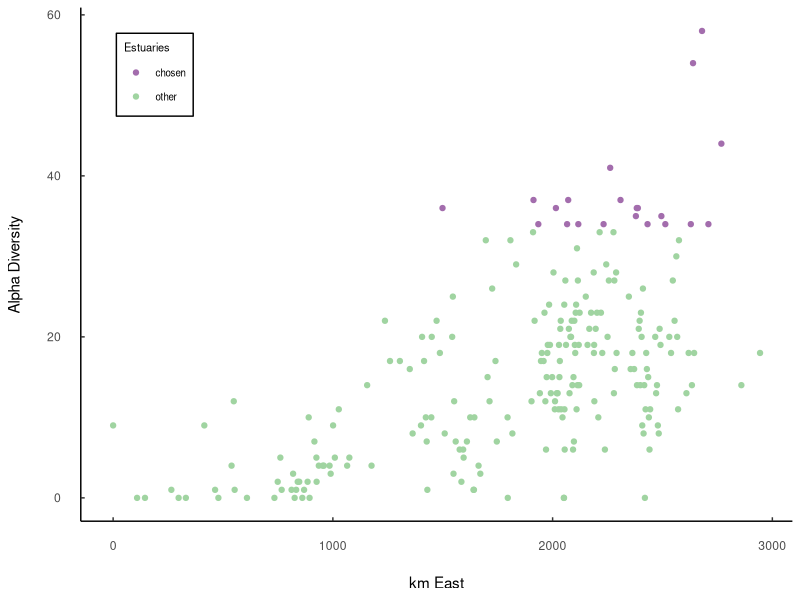
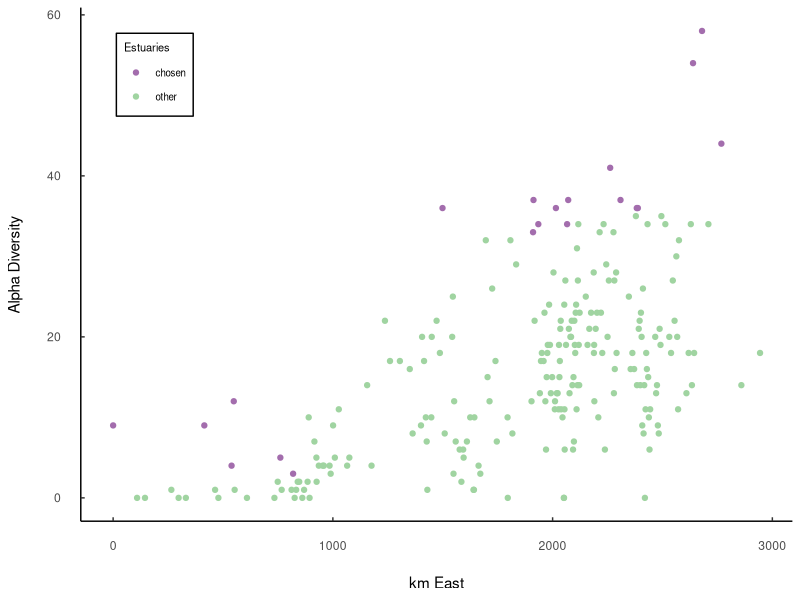
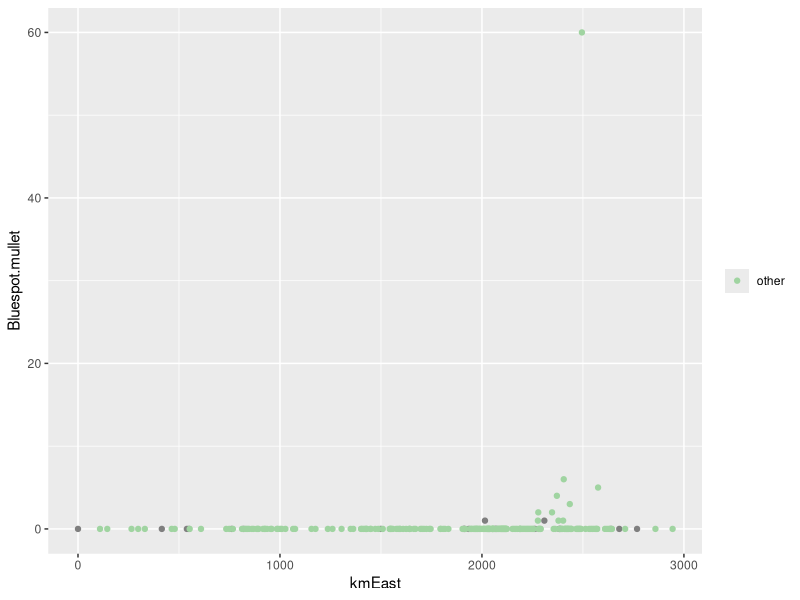
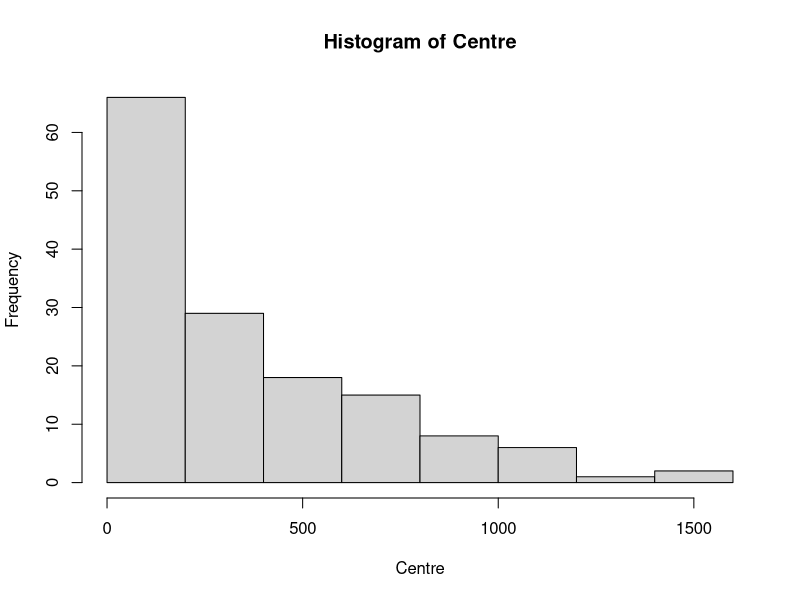
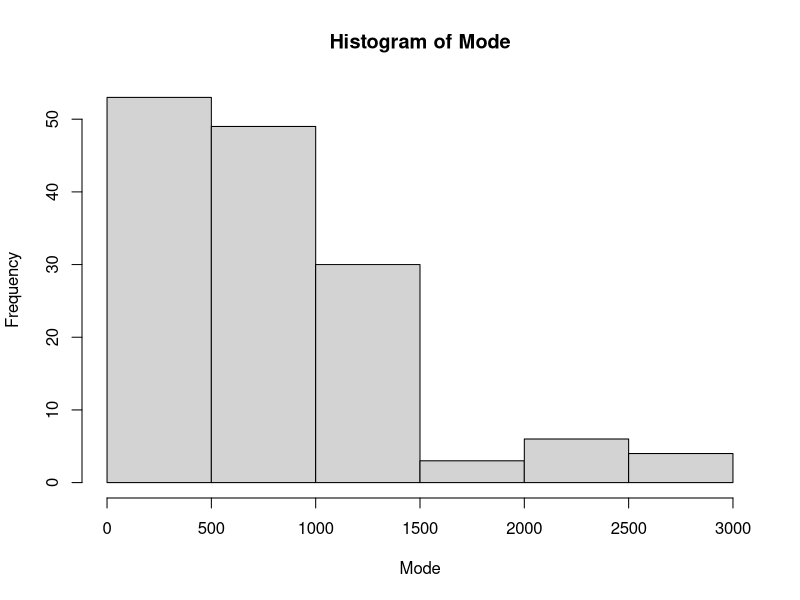
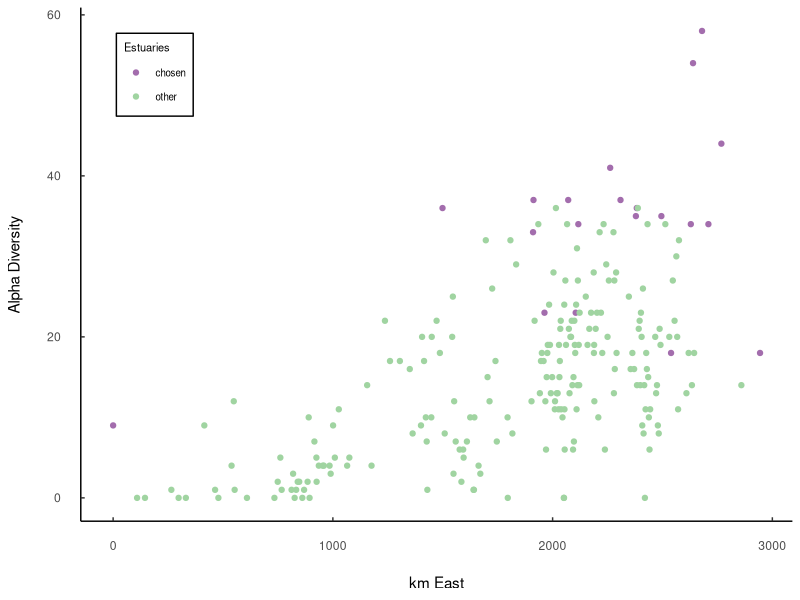
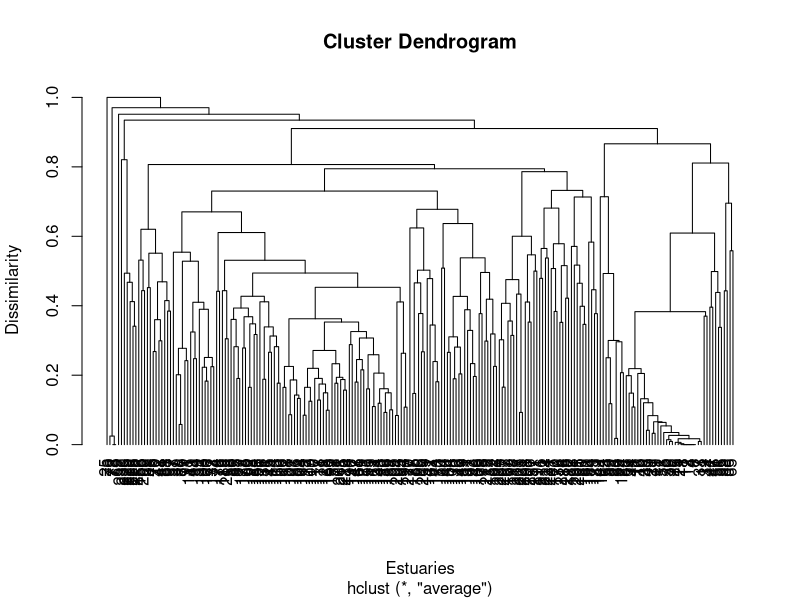
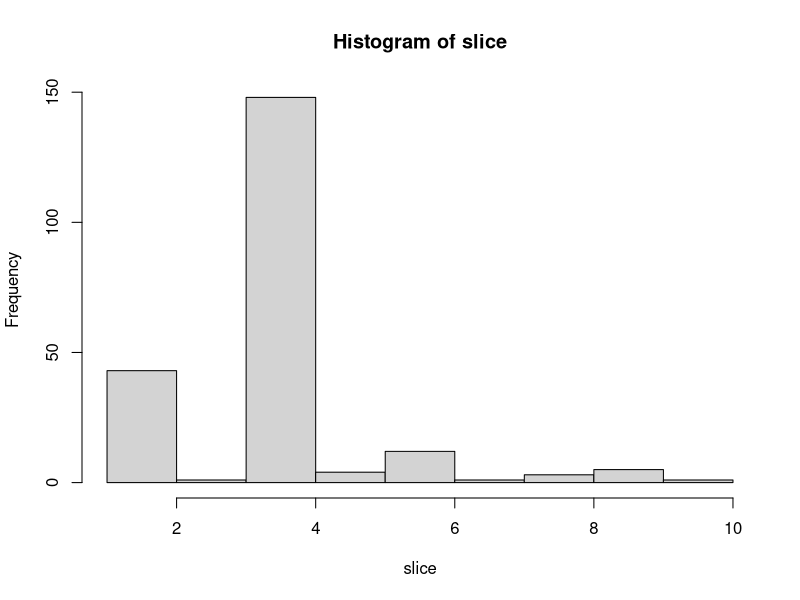

R code for these plots, in order: (Note: a time limit stopped this script after it produced the figures.)
# Marine Spatial Planning Module - Colin Attwood
# Not just an ecological problem but social and economic too - we're ignoring that for now
# You want to spread the protected areas around the country whilest conserving the largest number of species possible

ED <- read.csv("EstuaryFishSurveyData.csv")
install.packages("vegan")
library(vegan)
install.packages("dplyr")
library(dplyr)
install.packages("ggplot2")
library(ggplot2)
install.packages("patchwork")
library(patchwork)

#Getting rid of NAs in the data set 
ED[is.na(ED)] <- 0

# Specnumber 
#this is a function in the vegan package that allows you to sus out the alpha diversity (species richness) of the eastuaries
alpha <- specnumber(ED[4:148]) 
ED$alpha <- specnumber(ED[4:148]) #created a new column with the alpha diversity in ED

### Chunk 1
# Using Colin's code to order the data in descending alpha diversity
ED <- ED[order(-ED$alpha),]
ED

# Extracting the names of the top 20 most diverse estuaries
Alphalist <- ED[1:20,1]
Alphalist

# To ensure that the graph makes sense (geographically sound), flip kmWest to create a new column - kmEast
ED$kmEast <- 2947 - ED$kmWest

# Create a column for top 20 alpha diversity and others
ED$highlight <- ifelse(rank(-ED$alpha) <=20, "chosen", "other")

# Create a scatter plot showing the top 20 eastuaries in terms of alpha diversity
G1 <- ggplot(ED, aes(x = kmEast, y = alpha)) + 
  geom_point(aes(color = highlight)) +
  scale_color_manual(values = c("chosen" = "#A36DAD", "other" = "#A0D4A1")) +
  xlab("km East") +
  ylab ("Alpha Diversity")+
  labs(color = "Estuaries")+
  theme(legend.title = element_text(size = 8),
        legend.position = c(0.05, 0.95),
        legend.justification = c(0, 1),
        legend.background = element_rect(color = "black", size = 0.5, linetype = "solid"),  
        legend.text = element_text(size = 7),
        panel.border=element_blank(), panel.background=element_blank(), panel.grid = element_blank(), 
        axis.ticks.length=unit(-0.1, "cm"), 
        axis.text.x = element_text(margin=unit(c(0.5,0.5,0.5,0.5), "cm")), axis.text.y = element_text(margin=unit(c(0.5,0.5,0.5,0.5), "cm")), 
        axis.line = element_line())

G1

# Or Colin's way in separating the top 20 from the others
ED$alphalist <- 0
ED$alphalist[1:20] <- 1
# Then just color these -> Colin

# Now we're trying to see the gamma diversity - trying to see the number of different species that would be protected if we chose these
# We can use specnumber in the vegan package for this
# In essense we're sussing the top 20 estuaries by splitting them into biogeographic zones (BZ) and getthing 6 from the WC and 7 from the SC and EC
# In other word - we want to richness without the abundance
alphaout <- specnumber(ED[4:148], groups = ED$alphalist)
alphaout # output: 0 = 121; 1 = 116 ~ that's 80%


### Chunk 2
# Then order the data to both BZ and alpha
ED <- ED[order(ED$BZ,-ED$alpha),]

# Create a column for the richness with the different BZs 
ED$alphabz <- 0
ED$alphabz[1:7] <- 1 # tagging the first 6 from the East Coast
ED$alphabz[91:97] <- 1 # tagging the first 7 from the South Coast
ED$alphabz[207:212] <- 1 # tagging the first 7 from the West Coast
ED$alphabz

# Then another column for the highlighted BZ x alpha
ED$highlightBZ <- ifelse(rank(-ED$alphabz) <=20, "chosen", "other")

# Create a plot for BZ x alpha
G2 <- ggplot(ED, aes(x = kmEast, y = alpha)) + 
  geom_point(aes(color = highlightBZ)) +
  scale_color_manual(values = c("chosen" = "#A36DAD", "other" = "#A0D4A1")) +
  xlab("km East") +
  ylab ("Alpha Diversity")+
  labs(color = "Estuaries")+
  theme(legend.title = element_text(size = 8),
        legend.position = c(0.05, 0.95),
        legend.justification = c(0, 1),
        legend.background = element_rect(color = "black", size = 0.5, linetype = "solid"),  
        legend.text = element_text(size = 7),
        panel.border=element_blank(), panel.background=element_blank(), panel.grid = element_blank(), 
        axis.ticks.length=unit(-0.1, "cm"), 
        axis.text.x = element_text(margin=unit(c(0.5,0.5,0.5,0.5), "cm")), axis.text.y = element_text(margin=unit(c(0.5,0.5,0.5,0.5), "cm")), 
        axis.line = element_line())
G2

#Extracting the names of these estuaries
AlphaBZlistEC <- ED[1:7,1]
AlphaBZlistSC <- ED[91:97,1]
AlphaBZlistWC <- ED[207:212,1]

AlphaBZlistEC
AlphaBZlistSC
AlphaBZlistWC

# How many species are in the alphabz list
alphabzout <- specnumber(ED[4:148], groups = ED$alphabz)
alphabzout # output : 0 = 120; 1 = 122 ~ that's 84%

### Chunk 3
# We are going to figure out the mid ranges of each species
# Problem also because some species have a bi modal dbn

G3 <- ggplot(ED, aes(x = kmEast, y = Bluespot.mullet)) + 
  geom_point(aes(color = highlightBZ)) +
  scale_color_manual(values = c("top20alphabz" = "#A36DAD", "other" = "#A0D4A1"))+
  theme(legend.title = element_blank())
G3



# Chunk 4
# Order data by kmWest
ED <- ED[order(-ED$kmWest),]
ED
# Creating vectors for Western Limit, Eastern Limit, Range, and Centre 
WL <- array(0, c(145))
WL

EL <- array(0, c(145))
EL

Range <- array(0, c(145))
Range

Centre <- array(0, c(145))
Centre

Mode <- array(0, c(145))
Mode

max <- 0

# Now we're going to make loops
for(i in 1:145){ # this is the species loop
  max <- 0
  for(j in 1:232){ # this is the estuary loop
    if(ED[j, i+3]>0){EL[i] <- ED[j,2]}
    if(ED[j, i+3]>max){
      Mode[i] <- ED[j, 2]
      max <- ED[j,i+3]
    }
  }
  for(j in 232:1){ # this is the estuary loop bottom up
    if(ED[j, i+3]>0){WL[i] <- ED[j,2]}
  }
  Range[i] <- WL[i] - EL[i] # range is between the two limits
  Centre[i] <- (WL[i]-EL[i])/2
}
 
EL   
WL
Range
Mode
Centre

hist(Centre)
hist(Mode)

# Getting the top 20 estuaries by best modes
# get names of estuaries most frequently in modes
freq <- table(Mode) # get frequencies of different estuaries 
sortfreq <- sort(freq, decreasing = TRUE) # sort for highest freqs first 
sortfreq
top20range <- c(179, 267, 308, 1448, 1034, 1036, 3, 238, 408, 452, 876, 2947, 568, 685, 830, 842, 984, 318, 564, 638) # take top 20 most frequent modes 
midranges <- ED$Estuary[match(top20range, ED$kmWest)] # match the km values to the estuary name 

# in retro I have taken the top 25 cross referenced the last 8 with the most biodiverse estuaries and found that three corresponded and included them (the last 3) into the list (I shifted 20 to 21)
midranges

# Creating a mode list
ED$modelist <- 0
# List of locations to set modelist to 1
locations <- c("St Lucia", "Mlalazi", "Matigulu/Nyoni", "Knysna", "Kariega", "Bushmans", "Kosi", "Mfolozi/Msunduzi", "Manzimtoti", "Mkomazi", "Kwelera", "Orange", "Mtentu", "Mngazana", "Ngqusi/Inxaxo", "Great Kei", "Great Fish", "Zinkwasi", "Mzamba", "Mntafufu")
# Set modelist to 1
ED <- ED %>%
  mutate(modelist = ifelse(ED$Estuary %in% locations, 1, 0))

# Highlight 
ED$highlightmode <- ifelse(rank(-ED$modelist) <=20, "chosen", "other")
# Create a graph
G4 <- ggplot(ED, aes(x = kmEast, y = alpha)) + 
  geom_point(aes(color = highlightmode)) +
  scale_color_manual(values = c("chosen" = "#A36DAD", "other" = "#A0D4A1"))+
  xlab("km East") +
  ylab ("Alpha Diversity") +
  labs(color = "Estuaries")+
  theme(legend.title = element_text(size = 8),
        legend.position = c(0.05, 0.95),
        legend.justification = c(0, 1),
        legend.background = element_rect(color = "black", size = 0.5, linetype = "solid"),  
        legend.text = element_text(size = 7),
        panel.border=element_blank(), panel.background=element_blank(), panel.grid = element_blank(), 
        axis.ticks.length=unit(-0.1, "cm"), 
        axis.text.x = element_text(margin=unit(c(0.5,0.5,0.5,0.5), "cm")), axis.text.y = element_text(margin=unit(c(0.5,0.5,0.5,0.5), "cm")), 
        axis.line = element_line())
G4

# Check how many species are saved in this
modeout <- specnumber(ED[4:148], groups = ED$modelist)
modeout # output: 0 = 107; 1 = 128 ~ that's 88%


# Chunk 5
# Dendogram, split estuaries in each group, choose ten groups, order data by group then by diversity in group, then choose top 2 entries of each group
## Sppcomplist
# There is an estuary without fish - we need to subset the data to exclude that one
# Cannot run a dendogram with EMPTY ESTUARIES

ED <- subset(ED, alpha >0)
nrow(ED) # 218 left

ED_deco <- decostand(ED[,c(4:148)], method = "total") # "total tell us more about the proportions of the fish that occur in each estuary - instead of just focusing on raw abundance numbers because we're interested in spp comp not spp numbers
ED_deco # this has taken the numbers and reduced them to proportions

ED_dist <- vegdist(ED_deco, method = "bray") # using the proportion dataset we're working out the dissimilarity bt ea estuary by using the bray-curtis measure of dissimilarity
ED_dist # gives you the dissimilary number but now need a graph - ask R to dra a dendrogram to compare these data

ED_clust <- hclust(ED_dist, method = "average")
ED_clust # this in in preparation for the plot

plot(ED_clust, hang = -1, ylab = "Dissimilarity", xlab = "Estuaries")

# Cut a line in the dendrogram to allow for it to branch only 10 times
slice <- cutree(ED_clust, h = 0.75)
slice # estuaries sorted into dendogram slices ~ 12 branches

slice <- cutree(ED_clust, h = 0.8)
slice # cut it to 80% ~ landed up with 10 groups
hist(slice)
# Create a new variable
ED$cut80 <- slice


# Now we need to order it by cut then by alpha
ED <- ED[order(ED$cut80,-ED$alpha),]
# Tagging chosen ones
ED$clust <- 0
ED$clust[c(1, 2, 35, 36, 44, 45, 46, 47, 48, 193, 194, 197, 198, 208, 209, 210, 213, 214, 215, 218)] <- 1
Clustlist <- ED[c(1, 2, 35, 36, 44, 45, 46, 47, 48, 193, 194, 197, 198, 208, 209, 210, 213, 214, 215, 218),1]
Clustlist

# Highlight top 20 clusters
ED$highlightclust <- ifelse(rank(-ED$clust) <=20, "chosen", "other")
# Plot
G5 <- ggplot(ED, aes(x = kmEast, y = alpha)) + 
  geom_point(aes(color = highlightclust)) +
  scale_color_manual(values = c("chosen" = "#A36DAD", "other" = "#A0D4A1"))+
  xlab("km East") +
  ylab ("Alpha Diversity") +
  labs(color = "Estuaries")+
  theme(legend.title = element_text(size = 8),
        legend.position = c(0.05, 0.95),
        legend.justification = c(0, 1),
        legend.background = element_rect(color = "black", size = 0.5, linetype = "solid"),  
        legend.text = element_text(size = 7),
        panel.border=element_blank(), panel.background=element_blank(), panel.grid = element_blank(), 
        axis.ticks.length=unit(-0.1, "cm"), 
        axis.text.x = element_text(margin=unit(c(0.5,0.5,0.5,0.5), "cm")), axis.text.y = element_text(margin=unit(c(0.5,0.5,0.5,0.5), "cm")), 
        axis.line = element_line())
G5

# Check the number of spp saved
clustout <- specnumber(ED[4:148], groups = ED$clust)
clustout # output: 0 = 121; 1 = 116 ~ 80%
# note that this is good but excludes all estuaries without fish and so will be biased against plants and invertebrates


# Chunk 6
# Now we will try to find an estuary that has the greatest complementary to other estuaries
# Order by Alpha 
# Complist variable top Est = 1, others = 0
# remove from database all spp that occur in that estuary
# Reorder by alpha and repeat
# 1. Create variable called complist

NED <- ED
NED$complist <- 0

for(j in 1:20){
  NED <- NED[order(-NED$alpha),]
  NED$complist[1] <- 1
  for(i in 1:145){
    if(NED[1, i+3] > 0 ){NED[,i+3] <- 0}
  }
  NED$alpha <- specnumber(NED[,4:148])
}

NED$complist
NED <- NED[order(-NED$complist),] 
Complist <- NED[1:20,1]
Complist

ED <- ED[order(ED$kmWest),]
NED <- NED[order(NED$kmWest),]
ED$complist <- NED$complist
compout <- specnumber(ED[4:148], groups = ED$complist)
compout # output: 0 = 109; 1 = 135 ~ that's 93%

ED$highlightcomp <- ifelse(rank(-ED$complist) <=20, "chosen", "other")
# Plot
G6 <- ggplot(ED, aes(x = kmEast, y = alpha)) + 
  geom_point(aes(color = highlightcomp)) +
  scale_color_manual(values = c("chosen" = "#A36DAD", "other" = "#A0D4A1"))+
  xlab("km East") +
  ylab ("Alpha Diversity") +
  labs(color = "Estuaries")+
  theme(legend.title = element_text(size = 8),
        legend.position = c(0.05, 0.95),
        legend.justification = c(0, 1),
        legend.background = element_rect(color = "black", size = 0.5, linetype = "solid"),  
        legend.text = element_text(size = 7),
        panel.border=element_blank(), panel.background=element_blank(), panel.grid = element_blank(), 
        axis.ticks.length=unit(-0.1, "cm"), 
        axis.text.x = element_text(margin=unit(c(0.5,0.5,0.5,0.5), "cm")), axis.text.y = element_text(margin=unit(c(0.5,0.5,0.5,0.5), "cm")), 
        axis.line = element_line())
G6


# Chunk 7
# We are trying the brute force method now
# Select 20 estuaries at random from the list - tally up the spp in the 20 and record the number, reshuffle record the number if the number is higher, save the list, rinse and repeat until you find the highest number and then let's see
random_order <- sample(nrow(ED))
ED20 <- ED[order(random_order),]

maxspp <- 0 
div <- 0
randlist <- array(0, c(20))
randlist <- as.character(randlist)
for(i in 1:500000){
  div <- 0
  ED20 <- ED[sample(1:nrow(ED), 20, replace = FALSE),]
  for(i in 1:145){
    if(sum(ED20[,i+3])>0){
      div <- div+1
    }
  }
  if(div > maxspp){
      maxspp <- div
      randlist <- ED20[1:20, 1]
  }
}
maxspp/145
maxspp
randlist # <- c("Mlalazi", "Olifants", "Matigulu/Nyoni", "Groot (East)", "Klein Brak", "Manzimtoti", "Kwenxura", "Gqutywa", "Bot", "Gwaing" , "Kaaimans", "Mgwetyana", "Tyolomnqa", "Mvoti", "Mpenjati", "St Lucia", "Mapuzi", "Knysna", "Kwelera", "Zalu")
randout <- specnumber(ED[4:148], groups = ED$randlist)
randout
# Creating a mode list
ED$randlist <- 0
# List of locations to set modelist to 1
locations2 <- c("Mlalazi", "Olifants", "Matigulu/Nyoni", "Groot (East)", "Klein Brak", "Manzimtoti", "Kwenxura", "Gqutywa", "Bot", "Gwaing" , "Kaaimans", "Mgwetyana", "Tyolomnqa", "Mvoti", "Mpenjati", "St Lucia", "Mapuzi", "Knysna", "Kwelera", "Zalu")
# Set modelist to 1
ED <- ED %>%
  mutate(randlist = ifelse(ED$Estuary %in% locations2, 1, 0))


ED$highlightrand <- ifelse(rank(-ED$randlist) <=20, "chosen", "other")
# Plot
G7 <- ggplot(ED, aes(x = kmEast, y = alpha)) + 
  geom_point(aes(color = highlightrand)) +
  scale_color_manual(values = c("chosen" = "#A36DAD", "other" = "#A0D4A1"))+
  xlab("km East") +
  ylab ("Alpha Diversity") +
  labs(color = "Estuaries")+
  theme(legend.title = element_text(size = 8),
        legend.position = c(0.05, 0.95),
        legend.justification = c(0, 1),
        legend.background = element_rect(color = "black", size = 0.5, linetype = "solid"),  
        legend.text = element_text(size = 7),
        panel.border=element_blank(), panel.background=element_blank(), panel.grid = element_blank(), 
        axis.ticks.length=unit(-0.1, "cm"), 
        axis.text.x = element_text(margin=unit(c(0.5,0.5,0.5,0.5), "cm")), axis.text.y = element_text(margin=unit(c(0.5,0.5,0.5,0.5), "cm")), 
        axis.line = element_line())
G7


# Chunk 8
# Run through the actual list and see how many spp it protects
# Creating a mode list
ED$DFFElist <- 0
# List of locations to set modelist to 1
locations3 <- c("Orange", "Spoeg", "Krom", "Heuningnes", "Klipdriftsfontein", "Goukou", "Swartvlei", "Goukamma", "Knysna", "Sout", "Groot (W)", "Bloukrans", "Lottering", "Elandsbos", "Storms", "Elands", "Groot (O)", "Sundays", "Mbashe", "Ku-Mpenzu", "Ku-Bhula", "Ntlonyane", "Msikaba", "Mtentu", "Mzamba", "Mpenjati", "Umhlangankulu", "Mgeni", "Mhlanga", "Mdloti", "Mlalazi", "St Lucia", "Kosi")
# Set modelist to 1
ED <- ED %>%
  mutate(DFFElist = ifelse(ED$Estuary %in% locations3, 1, 0))


ED$highlightDFFE <- ifelse(rank(-ED$DFFElist) <=20, "chosen", "other")
# Plot
G8 <- ggplot(ED, aes(x = kmEast, y = alpha)) + 
  geom_point(aes(color = highlightDFFE)) +
  scale_color_manual(values = c("chosen" = "#A36DAD", "other" = "#A0D4A1"))+
  xlab("km East") +
  ylab ("Alpha Diversity") +
  labs(color = "Estuaries")+
  theme(legend.title = element_text(size = 8),
        legend.position = c(0.05, 0.95),
        legend.justification = c(0, 1),
        legend.background = element_rect(color = "black", size = 0.5, linetype = "solid"),  
        legend.text = element_text(size = 7), 
        panel.border=element_blank(), 
        panel.background=element_blank(), 
        panel.grid = element_blank(), 
        axis.ticks.length=unit(-0.1, "cm"), 
        axis.text.x = element_text(margin=unit(c(0.5,0.5,0.5,0.5), "cm")), axis.text.y = element_text(margin=unit(c(0.5,0.5,0.5,0.5), "cm")), 
        axis.line = element_line())
G8


DFFEout <- specnumber(ED[4:148], groups = ED$DFFElist)
DFFEout # output: 0 = 127; 1 = 106 ~ 73%
locations3


# Chunk 9
# Compare all lists of 20 and see which combo is the best?
List <- ED[, c(1, 152, 153, 155, 158, 160, 162)]

# Calculate the frequency of each estuary being chosen
List$Frequency <- rowSums(List[, -1])

# Create a frequency table showing the estuaries and their corresponding frequencies
frequency_table <- List[, c("Estuary", "Frequency")]

# Sort the frequency table by the Frequency column in descending order (optional)
frequency_table <- frequency_table[order(-frequency_table$Frequency), ]

# Display the frequency table
print(frequency_table)

# Now with the DFFE List
List2 <- ED[, c(1, 152, 153, 155, 158, 160, 162, 164)]

# Calculate the frequency of each estuary being chosen
List2$Frequency <- rowSums(List2[, -1])

# Create a frequency table showing the estuaries and their corresponding frequencies
frequency_table2 <- List2[, c("Estuary", "Frequency")]

# Sort the frequency table by the Frequency column in descending order (optional)
frequency_table2 <- frequency_table2[order(-frequency_table2$Frequency), ]

# Display the frequency table
print(frequency_table2)


# I want to compare the DFFE list to the Complement list and add from there (also including alphalist to cross reference in case there are more than 5 overflow of complist)
List3 <- List2[, c(1, 2, 6, 8)]
List3$Frequency <- rowSums(List3[, -1])

# Create a frequency table showing the estuaries and their corresponding frequencies
frequency_table3 <- List3[, c("Estuary", "Frequency")]

# Sort the frequency table by the Frequency column in descending order (optional)
frequency_table3 <- frequency_table3[order(-frequency_table3$Frequency), ]

# Display the frequency table
print(frequency_table3)

# Separating the DFFE list from the others to see which ones the DFFE are protecting that do not appear in any of the other recommendations
# Identify the estuaries in the last list (List7)
last_list_estuaries <- List2$Estuary[List2$DFFElist == 1]

# Identify the estuaries in all the other lists (List1 to List6)
other_lists_estuaries <- List2$Estuary[rowSums(List2[, c("alphalist", "alphabz", "modelist", "clust", "randlist", "complist")]) > 0]


# Find the estuaries that are in the last list but not in any of the other lists
unique_last_list_estuaries <- setdiff(last_list_estuaries, other_lists_estuaries)

# Display the unique estuaries in the last list
print(unique_last_list_estuaries)

# And finding the common estuaries in both
# Find the estuaries that are in both the last list and any of the other lists
common_estuaries <- intersect(last_list_estuaries, other_lists_estuaries)

# Display the common estuaries
print(common_estuaries)


# Doing the same for the Complementary List and DFFE list
last_list_estuaries2 <- List3$Estuary[List3$DFFElist == 1]

# Identify the estuaries in all the other lists (List1 to List6)
other_lists_estuaries2 <- List3$Estuary[rowSums(List3[, c("alphalist", "complist")]) > 0]


# Find the estuaries that are in the last list but not in any of the other lists
unique_last_list_estuaries2 <- setdiff(last_list_estuaries2, other_lists_estuaries2)

# Display the unique estuaries in the last list
print(unique_last_list_estuaries2)

# And finding the common estuaries in both
# Find the estuaries that are in both the last list and any of the other lists
common_estuaries2 <- intersect(last_list_estuaries2, other_lists_estuaries2)

# Display the common estuaries
print(common_estuaries2)

# Working out how much we stand to protect by adding 5 more estuaries 
locations4 <- c("Orange", "Spoeg", "Krom", "Heuningnes", "Klipdriftsfontein", "Goukou", "Swartvlei", "Goukamma", "Knysna", "Sout", "Groot (W)", "Bloukrans", "Lottering", "Elandsbos", "Storms", "Elands", "Groot (O)", "Sundays", "Mbashe", "Ku-Mpenzu", "Ku-Bhula", "Ntlonyane", "Msikaba", "Mtentu", "Mzamba", "Mpenjati", "Umhlangankulu", "Mgeni", "Mhlanga", "Mdloti", "Mlalazi", "St Lucia", "Kosi", "Kwelera", "Matigulu/Nyoni", "Manzimtoti", "Tyolomnqa", "Great Fish")
ED <- ED %>%
  mutate(DFFE2list = ifelse(ED$Estuary %in% locations4, 1, 0))
DFFE2out <- specnumber(ED[4:148], groups = ED$DFFE2list)
DFFE2out # output: 0 = 117; 1 = 124 ~ 86%

locations5<- c("Orange", "Spoeg", "Krom", "Heuningnes", "Klipdriftsfontein", "Goukou", "Swartvlei", "Goukamma", "Knysna", "Sout", "Groot (W)", "Bloukrans", "Lottering", "Elandsbos", "Storms", "Elands", "Groot (O)", "Sundays", "Mbashe", "Ku-Mpenzu", "Ku-Bhula", "Ntlonyane", "Msikaba", "Mtentu", "Mzamba", "Mpenjati", "Umhlangankulu", "Mgeni", "Mhlanga", "Mdloti", "Mlalazi", "St Lucia", "Kosi", "Matigulu/Nyoni", "Mngazana", "Kariega", "Mtamvuna", "Mntafufu")
ED <- ED %>%
  mutate(DFFE3list = ifelse(ED$Estuary %in% locations5, 1, 0))
DFFE3out <- specnumber(ED[4:148], groups = ED$DFFE3list)
DFFE3out # output: 0 = 120; 1 = 117 ~81%

locations6<- c("Orange", "Spoeg", "Krom", "Heuningnes", "Klipdriftsfontein", "Goukou", "Swartvlei", "Goukamma", "Knysna", "Sout", "Groot (W)", "Bloukrans", "Lottering", "Elandsbos", "Storms", "Elands", "Groot (O)", "Sundays", "Mbashe", "Ku-Mpenzu", "Ku-Bhula", "Ntlonyane", "Msikaba", "Mtentu", "Mzamba", "Mpenjati", "Umhlangankulu", "Mgeni", "Mhlanga", "Mdloti", "Mlalazi", "St Lucia", "Kosi", "Matigulu/Nyoni", "Kwelera", "Mngazana", "Kariega", "Mntafufu")
ED <- ED %>%
  mutate(DFFE4list = ifelse(ED$Estuary %in% locations6, 1, 0))
DFFE4out <- specnumber(ED[4:148], groups = ED$DFFE4list)
DFFE4out # output: 0 = 117; 1 = 119 ~ 82%


# This was the first legend adjustments
theme(legend.title = element_blank(),
      legend.justification = c("left", "top"),
      panel.border=element_blank(), panel.background=element_blank(), panel.grid = element_blank(), 
      axis.ticks.length=unit(-0.1, "cm"), 
      axis.text.x = element_text(margin=unit(c(0.5,0.5,0.5,0.5), "cm")), axis.text.y = element_text(margin=unit(c(0.5,0.5,0.5,0.5), "cm")), 
      axis.line = element_line())

# Checking how many MPAs I have to create with complementarity to protect all spp
# Add a column to keep track of complementarity list
total_species <- colnames(ED)[4:ncol(ED)]  # Assuming species data starts at the 4th column
covered_species <- vector()  # To track species covered by the selected estuaries
selected_estuaries <- vector() 
NED2 <- ED 
NED2$complist2 <- 0

# Complementarity analysis to cover all species
while(length(covered_species) < length(total_species)) {
  # Order NED by some criteria, here assumed as alpha-diversity (number of species)
  NED2 <- NED2[order(-specnumber(NED2[, 4:ncol(NED2)])), ]
  
  # Mark the first estuary in the ordered list
  NED2$complist2[1] <- 1
  selected_estuaries <- c(selected_estuaries, NED2[1, 1])  # Assuming the first column is EstuaryID
  
  # Update the covered species list
  new_species <- which(NED2[1, 4:ncol(NED2)] > 0)
  covered_species <- unique(c(covered_species, colnames(NED2)[new_species + 3]))  # Offset by 3 for the metadata columns
  
  # Remove the species covered by the selected estuary from further consideration
  for (i in new_species) {
    NED2[, i + 3] <- 0  # Offset by 3 for the metadata columns
  }
  
  # Recalculate alpha-diversity
  NED2$alpha <- specnumber(NED2[, 4:ncol(NED2)])
}

# Output the number of estuaries needed to cover all species
num_estuaries_needed <- length(selected_estuaries)
selected_estuaries  # These are the estuaries selected to cover all species


# Assign the complist back to the original data frame
ED <- ED[order(-ED$kmWest),]
NED2 <- NED2[order(-NED2$kmWest),]
ED$complist2 <- NED2$complist2

# Check the complementarity output
compout <- specnumber(ED[, 4:148], groups = ED$complist2)
compout  # This should now cover all species

num_estuaries_needed  # Number of estuaries needed to cover all species


# Facet wrapping some shit
# Combine the plots into a single layout
#combined_plot <- (G1 + G2 + G3 + G4) / (G5 + G6 + G7 + G8)

# Display the combined plot
#print(combined_plot)
G9 <- ggplot(ED, aes(x = kmEast, y = alpha)) + 
  geom_point(aes(color = highlight)) +
  scale_color_manual(values = c("chosen" = "#A36DAD", "other" = "#A0D4A1")) +
  xlab("km East") +
  ylab ("Alpha Diversity")+
  labs(color = "Estuaries")+
  labs(title = "a. Alpha")+
  theme(plot.title = element_text(size = 10),
        legend.title = element_text(size = 9),
        legend.position = c(0.05, 0.95),
        legend.justification = c(0, 1),
        panel.border=element_blank(), panel.background=element_blank(), panel.grid = element_blank(), 
        axis.ticks.length=unit(-0.1, "cm"), 
        axis.text.x = element_text(margin=unit(c(0.5,0.5,0.5,0.5), "cm")), 
        axis.text.y = element_text(margin=unit(c(0.5,0.5,0.5,0.5), "cm")),
        axis.line = element_line(),
        axis.title.x = element_text(size = 8),
        axis.title.y = element_text(size = 8))

G9
G10 <- ggplot(ED, aes(x = kmEast, y = alpha)) + 
  geom_point(aes(color = highlightBZ)) +
  scale_color_manual(values = c("chosen" = "#A36DAD", "other" = "#A0D4A1")) +
  xlab("km East") +
  ylab ("Alpha Diversity")+
  labs(color = "Estuaries")+
  labs(title = "b. Alpha BZ")+
  theme(plot.title = element_text(size = 10),
        legend.title = element_text(size = 9),
        legend.position = c(0.05, 0.95),
        legend.justification = c(0, 1),
        panel.border=element_blank(), panel.background=element_blank(), panel.grid = element_blank(), 
        axis.ticks.length=unit(-0.1, "cm"), 
        axis.text.x = element_text(margin=unit(c(0.5,0.5,0.5,0.5), "cm")), 
        axis.text.y = element_text(margin=unit(c(0.5,0.5,0.5,0.5), "cm")), 
        axis.line = element_line(),
        axis.title.x = element_text(size = 8),
        axis.title.y = element_text(size = 8))
G10
G11 <- ggplot(ED, aes(x = kmEast, y = alpha)) + 
  geom_point(aes(color = highlightmode)) +
  scale_color_manual(values = c("chosen" = "#A36DAD", "other" = "#A0D4A1"))+
  xlab("km East") +
  ylab ("Alpha Diversity") +
  labs(color = "Estuaries")+
  labs(title = "c. Mode")+
  theme(plot.title = element_text(size = 10),
        legend.title = element_text(size = 9),
        legend.position = c(0.05, 0.95),
        legend.justification = c(0, 1),
        panel.border=element_blank(), panel.background=element_blank(), panel.grid = element_blank(), 
        axis.ticks.length=unit(-0.1, "cm"), 
        axis.text.x = element_text(margin=unit(c(0.5,0.5,0.5,0.5), "cm")), 
        axis.text.y = element_text(margin=unit(c(0.5,0.5,0.5,0.5), "cm")), 
        axis.line = element_line(),
        axis.title.x = element_text(size = 8),
        axis.title.y = element_text(size = 8))
G11
G12 <- ggplot(ED, aes(x = kmEast, y = alpha)) + 
  geom_point(aes(color = highlightclust)) +
  scale_color_manual(values = c("chosen" = "#A36DAD", "other" = "#A0D4A1"))+
  xlab("km East") +
  ylab ("Alpha Diversity") +
  labs(color = "Estuaries")+
  labs(title = "d. Spp Composition")+
  theme(plot.title = element_text(size = 10),
        legend.title = element_text(size = 9),
        legend.position = c(0.05, 0.95),
        legend.justification = c(0, 1),
        panel.border=element_blank(), panel.background=element_blank(), panel.grid = element_blank(), 
        axis.ticks.length=unit(-0.1, "cm"), 
        axis.text.x = element_text(margin=unit(c(0.5,0.5,0.5,0.5), "cm")), 
        axis.text.y = element_text(margin=unit(c(0.5,0.5,0.5,0.5), "cm")), 
        axis.line = element_line(),
        axis.title.x = element_text(size = 8),
        axis.title.y = element_text(size = 8))
G12
G13 <- ggplot(ED, aes(x = kmEast, y = alpha)) + 
  geom_point(aes(color = highlightcomp)) +
  scale_color_manual(values = c("chosen" = "#A36DAD", "other" = "#A0D4A1"))+
  xlab("km East") +
  ylab ("Alpha Diversity") +
  labs(color = "Estuaries")+
  labs(title = "e. Complementary")+
  theme(plot.title = element_text(size = 10),
        legend.title = element_text(size = 9),
        legend.position = c(0.05, 0.95),
        legend.justification = c(0, 1),
        panel.border=element_blank(), panel.background=element_blank(), panel.grid = element_blank(), 
        axis.ticks.length=unit(-0.1, "cm"), 
        axis.text.x = element_text(margin=unit(c(0.5,0.5,0.5,0.5), "cm")), 
        axis.text.y = element_text(margin=unit(c(0.5,0.5,0.5,0.5), "cm")), 
        axis.line = element_line(),
        axis.title.x = element_text(size = 8),
        axis.title.y = element_text(size = 8))
G13
G14 <- ggplot(ED, aes(x = kmEast, y = alpha)) + 
  geom_point(aes(color = highlightrand)) +
  scale_color_manual(values = c("chosen" = "#A36DAD", "other" = "#A0D4A1"))+
  xlab("km East") +
  ylab ("Alpha Diversity") +
  labs(color = "Estuaries")+
  labs(title= "f. Random")+
  theme(plot.title = element_text(size = 10),
        legend.title = element_text(size = 9),
        legend.position = c(0.05, 0.95),
        legend.justification = c(0, 1),
        panel.border=element_blank(), panel.background=element_blank(), panel.grid = element_blank(), 
        axis.ticks.length=unit(-0.1, "cm"), 
        axis.text.x = element_text(margin=unit(c(0.5,0.5,0.5,0.5), "cm")), 
        axis.text.y = element_text(margin=unit(c(0.5,0.5,0.5,0.5), "cm")), 
        axis.line = element_line(),
        axis.title.x = element_text(size = 8),
        axis.title.y = element_text(size = 8))
G14
G15 <- ggplot(ED, aes(x = kmEast, y = alpha)) + 
  geom_point(aes(color = highlightDFFE)) +
  scale_color_manual(values = c("chosen" = "#A36DAD", "other" = "#A0D4A1"))+
  xlab("km East") +
  ylab ("Alpha Diversity") +
  labs(color = "Estuaries")+
  labs(title = "g. Existing MPAs")+
  theme(plot.title = element_text(size = 10),
        legend.title = element_text(size = 9),
        legend.position = c(0.05, 0.95),
        legend.justification = c(0, 1),
        panel.border=element_blank(), panel.background=element_blank(), panel.grid = element_blank(), 
        axis.ticks.length=unit(-0.1, "cm"), 
        axis.text.x = element_text(margin=unit(c(0.5,0.5,0.5,0.5), "cm")), 
        axis.text.y = element_text(margin=unit(c(0.5,0.5,0.5,0.5), "cm")), 
        axis.line = element_line(),
        axis.title.x = element_text(size = 8),
        axis.title.y = element_text(size = 8))
G15
# Combine plots
combined_plot <- G9 + G10 +  G11 + G12 + G13 + G14 + G15 + plot_layout(guides = "collect") & theme(legend.position = "bottom")

# Add a common title
#combined_plot <- combined_plot + plot_annotation(title = "Combined Estuary Plots with Common Legend")

# Display the combined plot
combined_plot
